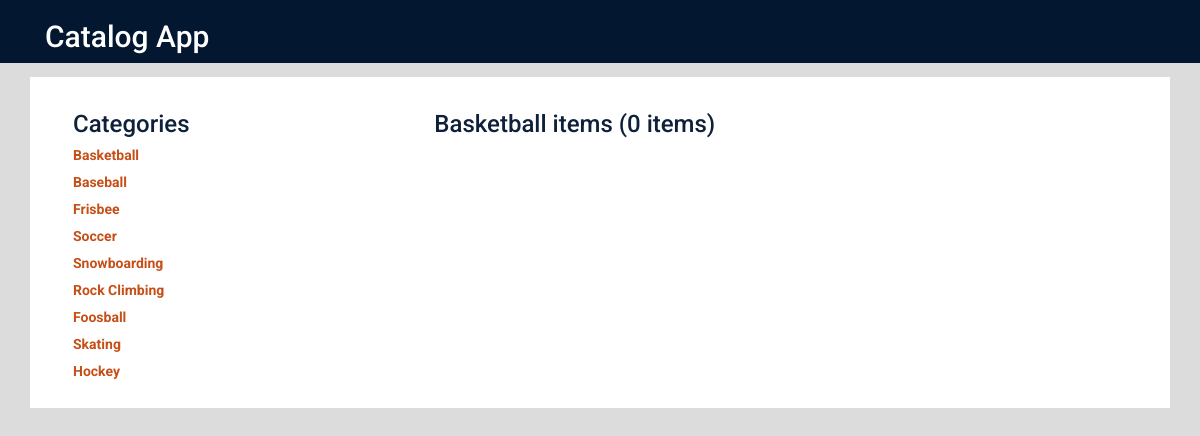
The app's page /catalog/Basketball/items/ with its own data.
### category_database_setup.py (models this page shows, shortened)
class Category(Base):
    __tablename__ = 'category'
    id = Column(Integer, primary_key=True)
    name = Column(String(250), nullable=False)

### categoryapp_webserver.py (the view)
@app.route('/catalog/<string:category_name>/')
@app.route('/catalog/<string:category_name>/items/')
def showCategoryItems(category_name):
    DBSession = sessionmaker(bind=engine)
    session = DBSession()
    categories = session.query(Category)
    stockItems = session.query(StockItem).filter_by(category_name=category_name).all()
    currentCategory = session.query(Category).filter_by(name=category_name).one()
    stockItemsNum = len(stockItems)
    loginStatus = templateLoginStatus()
    return render_template('content_area_items.html', categories=categories, stockItems=stockItems, currentCategory=currentCategory, stockItemsNum=stockItemsNum, loginStatus=loginStatus)

### categoryapp_webserver.py (called while the page is built)
@app.context_processor
def templateLoginStatus():
    access_token = login_session.get('access_token')
    if access_token is None:
        return dict(loginStatus=False)
    else:
        return dict(loginStatus=True)

### templates/content_area_items.html (shortened to what this page needs)
{% extends "main.html" %}
{% block content_area %}
<div class="container">
	<div class="banner main background_white">
		<div class="col-md-4">
			<h3>Categories</h3>
			{% for category in categories %}
				<a href = "{{url_for('showCategoryItems', category_name = category.name)}}">
					{{category.name}}
				</a>
			{% endfor %}
		</div>
		<div class="col-md-8">
			<h3>{{currentCategory.name}} items ({{stockItemsNum}} items)</h3>
		</div>
		<div class="clearfix"></div>
	</div>
</div>
{% endblock %}

### static/styles.css (style rules this page uses)
* { font-family: "Helvetica Neue Bold", Roboto, Helvetica, Arial, sans-serif; font-weight: 700; }
a { font-size: 14px; color: #0093B9; line-height: 17px; }
body { background-color: #dcdcdc; }
.banner.main { margin: 1em 0 0 0; }
.background_white { background-color: #fff; padding: 1em 2em 2em 2em; }
h3 { color: #0f213a; }
a { display: block; margin: 10px 0 0 0; color: #c64f17; }

### records on screen
Category: name "Basketball"
Category: name "Baseball"
Category: name "Frisbee"
Category: name "Soccer"
Category: name "Snowboarding"
Category: name "Rock Climbing"
Category: name "Foosball"
Category: name "Skating"
Category: name "Hockey"

### other values on screen
{{ stockItemsNum }} "0"
